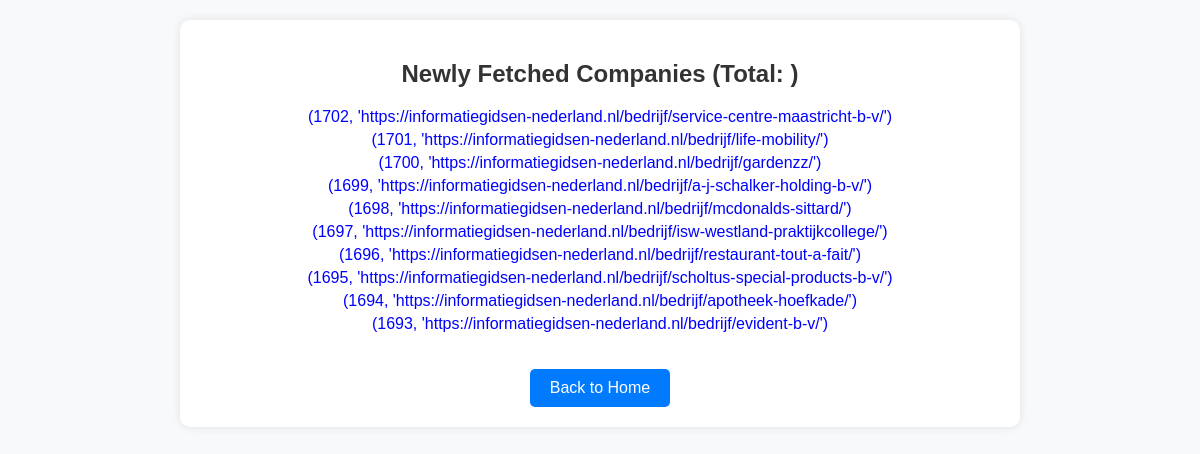
/new_records, run on the app's committed database.
### tables this page shows
CREATE TABLE companies (
            id INTEGER PRIMARY KEY AUTOINCREMENT,
            url TEXT UNIQUE,
            scraped_at TEXT
        );

### app.py (the view)
@app.route('/new_records')
def new_records():
    conn = sqlite3.connect("companies.db")
    cursor = conn.cursor()
    cursor.execute("SELECT id, url FROM companies ORDER BY id DESC LIMIT 10")
    new_records = cursor.fetchall()
    conn.close()
    return render_template("new_records.html", new_records=new_records)

### templates/new_records.html (shortened to what this page needs)
<!DOCTYPE html>
<html lang="en">
<head>
</head>
<body>
    <div class="container">
        <h2>Newly Fetched Companies (Total: {{ count }})</h2>
        {% if new_records %}
            <ul>
                {% for company in new_records %}
                    <li><a href="{{ company }}" target="_blank">{{ company }}</a></li>
                {% endfor %}
            </ul>
        {% else %}
            <p>No new companies found.</p>
        {% endif %}
        <a class="back-btn" href="{{ url_for('index') }}">Back to Home</a>
    </div>
</body>
</html>

### templates/new_records.html (style rules this page uses)
body { font-family: Arial, sans-serif; text-align: center; margin: 20px; background: #f8f9fa; }
.container { max-width: 800px; margin: auto; padding: 20px; background: white; border-radius: 10px; box-shadow: 0 0 10px rgba(0, 0, 0, 0.1); }
h2 { color: #333; }
ul { list-style-type: none; padding: 0; }
li { margin: 5px 0; }
a { text-decoration: none; color: blue; }
.back-btn { display: inline-block; margin-top: 20px; padding: 10px 20px; background: #007bff; color: white; text-decoration: none; border-radius: 5px; }

### data on the page
companies: company "(1702, 'https://informatiegidsen-nederland.nl/bedrijf/service-centre-maastricht-b-v/')"
companies: company "(1701, 'https://informatiegidsen-nederland.nl/bedrijf/life-mobility/')"
companies: company "(1700, 'https://informatiegidsen-nederland.nl/bedrijf/gardenzz/')"
companies: company "(1699, 'https://informatiegidsen-nederland.nl/bedrijf/a-j-schalker-holding-b-v/')"
companies: company "(1698, 'https://informatiegidsen-nederland.nl/bedrijf/mcdonalds-sittard/')"
companies: company "(1697, 'https://informatiegidsen-nederland.nl/bedrijf/isw-westland-praktijkcollege/')"
companies: company "(1696, 'https://informatiegidsen-nederland.nl/bedrijf/restaurant-tout-a-fait/')"
companies: company "(1695, 'https://informatiegidsen-nederland.nl/bedrijf/scholtus-special-products-b-v/')"
companies: company "(1694, 'https://informatiegidsen-nederland.nl/bedrijf/apotheek-hoefkade/')"
companies: company "(1693, 'https://informatiegidsen-nederland.nl/bedrijf/evident-b-v/')"
